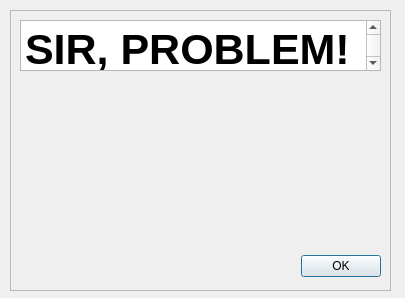
<?xml version="1.0" encoding="UTF-8"?>
<ui version="4.0">
 <class>generic_error_dialog_form</class>
 <widget class="QDialog" name="generic_error_dialog_form">
  <property name="geometry">
   <rect>
    <x>0</x>
    <y>0</y>
    <width>405</width>
    <height>298</height>
   </rect>
  </property>
  <property name="windowTitle">
   <string>Dialog</string>
  </property>
  <widget class="QFrame" name="frame">
   <property name="geometry">
    <rect>
     <x>10</x>
     <y>10</y>
     <width>381</width>
     <height>281</height>
    </rect>
   </property>
   <property name="frameShape">
    <enum>QFrame::StyledPanel</enum>
   </property>
   <property name="frameShadow">
    <enum>QFrame::Raised</enum>
   </property>
   <widget class="QDialogButtonBox" name="buttonBox">
    <property name="geometry">
     <rect>
      <x>10</x>
      <y>240</y>
      <width>361</width>
      <height>32</height>
     </rect>
    </property>
    <property name="orientation">
     <enum>Qt::Horizontal</enum>
    </property>
    <property name="standardButtons">
     <set>QDialogButtonBox::Ok</set>
    </property>
   </widget>
   <widget class="QPlainTextEdit" name="plainTextEdit">
    <property name="geometry">
     <rect>
      <x>10</x>
      <y>10</y>
      <width>361</width>
      <height>51</height>
     </rect>
    </property>
    <property name="font">
     <font>
      <pointsize>32</pointsize>
      <weight>75</weight>
      <italic>false</italic>
      <bold>true</bold>
      <kerning>true</kerning>
     </font>
    </property>
    <property name="sizeAdjustPolicy">
     <enum>QAbstractScrollArea::AdjustToContentsOnFirstShow</enum>
    </property>
    <property name="undoRedoEnabled">
     <bool>false</bool>
    </property>
    <property name="readOnly">
     <bool>true</bool>
    </property>
    <property name="plainText">
     <string>SIR, PROBLEM!</string>
    </property>
    <property name="textInteractionFlags">
     <set>Qt::NoTextInteraction</set>
    </property>
   </widget>
  </widget>
 </widget>
 <resources/>
 <connections>
  <connection>
   <sender>buttonBox</sender>
   <signal>accepted()</signal>
   <receiver>generic_error_dialog_form</receiver>
   <slot>accept()</slot>
   <hints>
    <hint type="sourcelabel">
     <x>248</x>
     <y>254</y>
    </hint>
    <hint type="destinationlabel">
     <x>157</x>
     <y>274</y>
    </hint>
   </hints>
  </connection>
  <connection>
   <sender>buttonBox</sender>
   <signal>rejected()</signal>
   <receiver>generic_error_dialog_form</receiver>
   <slot>reject()</slot>
   <hints>
    <hint type="sourcelabel">
     <x>316</x>
     <y>260</y>
    </hint>
    <hint type="destinationlabel">
     <x>286</x>
     <y>274</y>
    </hint>
   </hints>
  </connection>
 </connections>
</ui>
